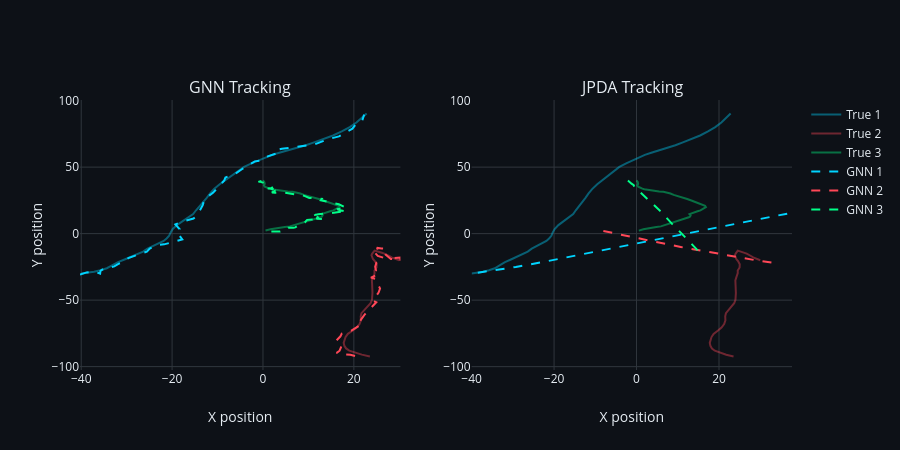

The notebook cell this image was saved under:
### Code cell
# Compare GNN vs JPDA
fig = make_subplots(rows=1, cols=2, subplot_titles=('GNN Tracking', 'JPDA Tracking'),
                    horizontal_spacing=0.1)

tracker_data = [('GNN', gnn_tracks), ('JPDA', jpda_tracks)]

for col, (tracker_name, tracks) in enumerate(tracker_data, 1):
    # True trajectories
    for i, track in enumerate(true_tracks):
        fig.add_trace(
            go.Scatter(x=track[:, 0], y=track[:, 2], mode='lines',
                       name=f'True {i+1}' if col == 1 else None,
                       line=dict(color=colors[i], width=2), opacity=0.4,
                       showlegend=(col == 1)),
            row=1, col=col
        )
    
    # Tracker estimates
    for i, track in enumerate(tracks):
        history = np.array(track.history)
        fig.add_trace(
            go.Scatter(x=history[:, 0], y=history[:, 2], mode='lines',
                       name=f'{tracker_name} {i+1}' if col == 1 else None,
                       line=dict(color=colors[i], width=2, dash='dash'),
                       showlegend=(col == 1)),
            row=1, col=col
        )

fig.update_layout(
    template=dark_template,
    height=450,
)
fig.update_xaxes(title_text='X position', row=1, col=1)
fig.update_xaxes(title_text='X position', row=1, col=2)
fig.update_yaxes(title_text='Y position', row=1, col=1)
fig.update_yaxes(title_text='Y position', row=1, col=2)

fig.show()
